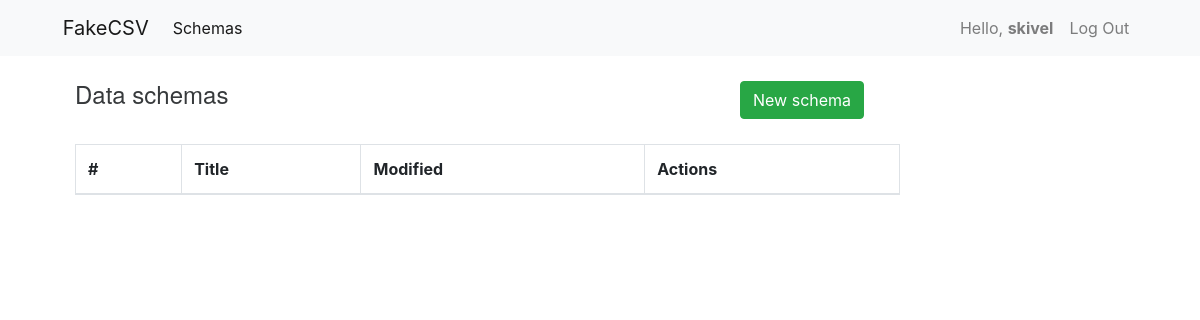
Before: /user/ (signed in) with the older database file.
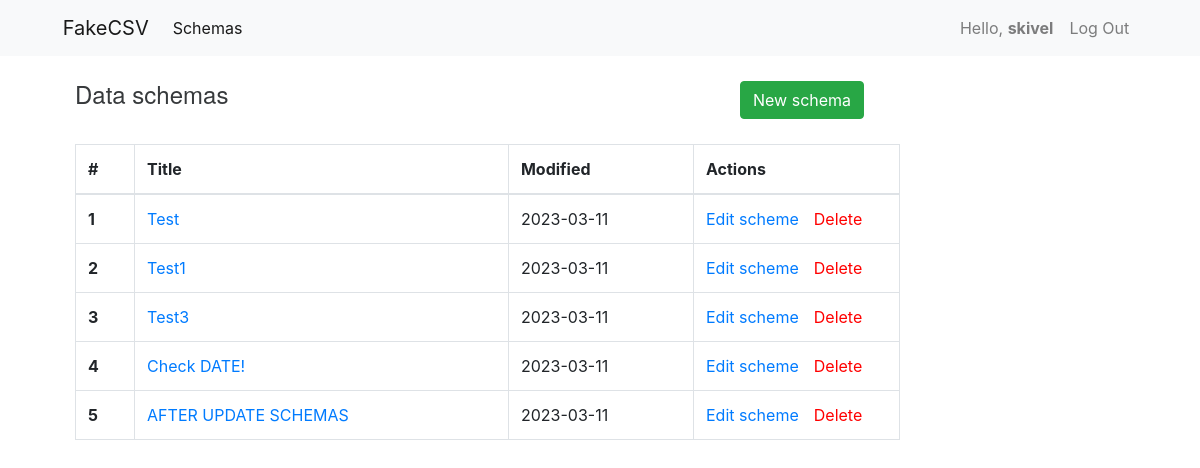
After: the same page with the newer database file.
### dashboard/models.py (models this page shows, shortened)
class Schemas(models.Model):
    user_id = models.BigIntegerField(verbose_name='User ID')
    user_name = models.CharField(max_length=255, verbose_name='User Name')
    title = models.CharField(max_length=255, verbose_name='Schema Title')
    separators = models.CharField(max_length=30, verbose_name='Column Separator', blank=True)
    character = models.CharField(max_length=30, verbose_name='String Character', blank=True)
    fields = models.JSONField(default=dict)
    data_create = models.DateField(auto_now_add=True, verbose_name='Data create')
    data_update = models.DateField(auto_now=True, verbose_name='Data update')

### dashboard/views.py (the view)
# urls.py: path('<user_name>/', DashboardView.as_view(), name='home'),
@method_decorator(login_required, name='dispatch')
class DashboardView(TemplateView):
    template_name = "dashboard.html"
    def get_context_data(self, **kwargs):
        username = self.request.user
        data = Schemas.objects.filter(user_id=username.id)
        context = {
            'user_name': username,
            'data': data
        }
        return context

### templates/dashboard.html
{% extends 'base.html' %}
{% load static %}
{% block head %}
<link rel="stylesheet" href="{% static 'css/dashboard.css' %}">
{% endblock %}
{% block content %}
<div class="container" style="margin-top: 25px; margin-left:5%;">
    <div class="row">
        <div class="col-md-7">
            <div class="title">Data schemas</div>
        </div>
        <div class="col-md-2">
            <a type="button" class="btn btn-success" href="{% url 'create' user_name %}">New schema</a>
        </div>
    </div>
</div>
<div class="container" style="margin-top: 25px; margin-left:5%;">
    <div class="row">
        <div class="col-md-9">
            <table class="table table-bordered">
                <thead>
                <tr>
                    <th scope="col">#</th>
                    <th scope="col">Title</th>
                    <th scope="col">Modified</th>
                    <th scope="col">Actions</th>
                </tr>
                </thead>
                <tbody>
                {% for el in data %}
                <tr>
                    <th scope="row">{{ forloop.counter }}</th>
                    <td><a href="{% url 'generator' user_name el.id %}" style="color:light-blue;">{{ el.title }}</a></td>
                    <td>{{ el.data_update|date:'Y-m-d' }}</td>
                    <td style="width:25%;"><a href="{% url 'edit' user_name el.id %}" style="color:light-blue;">Edit scheme</a><a href="{% url 'delete' user_name el.id %}" style="color:red; padding-left:15px;">Delete</a></td>
                </tr>
                {% endfor %}
                </tbody>
            </table>
        </div>
    </div>
</div>
{% endblock %}

Changed rows visible on the page:
added Schemas: title "Test", data_update "2023-03-11"
added Schemas: title "Test1", data_update "2023-03-11"
added Schemas: title "Test3", data_update "2023-03-11"
added Schemas: title "Check DATE!", data_update "2023-03-11"
added Schemas: title "AFTER UPDATE SCHEMAS", data_update "2023-03-11"
